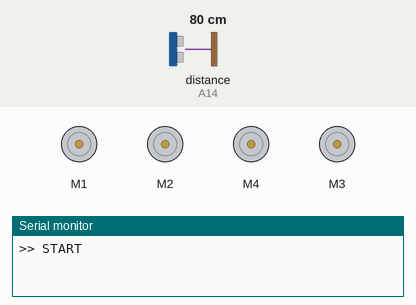
Recording of a sketch running on a simulated Arduino Mega 2560, built with avr-gcc and run on an emulated ATmega2560. On the bench: 4 × DC motor (green arrow = forward, orange = backward, longer = faster), the last lines printed to the serial monitor. Wiring (inferred from the names in the program): ultrasonic range finder: trigger A12; echo A14. The test bench sets the inputs (shaded band); at power-on: distance to the obstacle (sensor on A14) 80 cm. The echo pulse lasts 58.3 µs per cm; random numbers use the default seed unless the sketch sets one.

Above: at 1.2 s.
1.3 s: distance to the obstacle (sensor on A14) set to 21 cm
2.8 s: distance to the obstacle (sensor on A14) set to 17 cm
At 4.4 s:
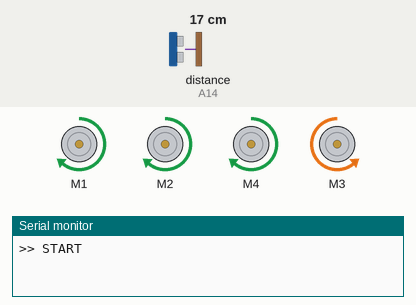
4.8 s: distance to the obstacle (sensor on A14) set to 19 cm
6.3 s: distance to the obstacle (sensor on A14) set to 23 cm
At 8.9 s:
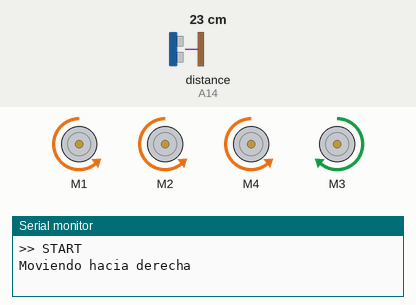
9.2 s: distance to the obstacle (sensor on A14) set to 2 cm
At 9.6 s:
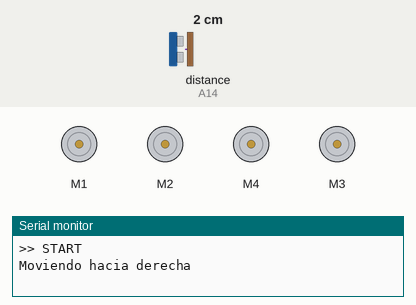
11.2 s: distance to the obstacle (sensor on A14) set to 35 cm
At 11.9 s:
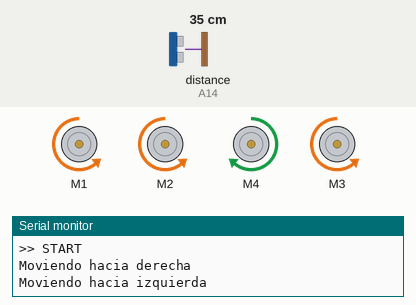
Timing chart, 0 to 14.2 s (numbered marks = the images above; inputs shaded):
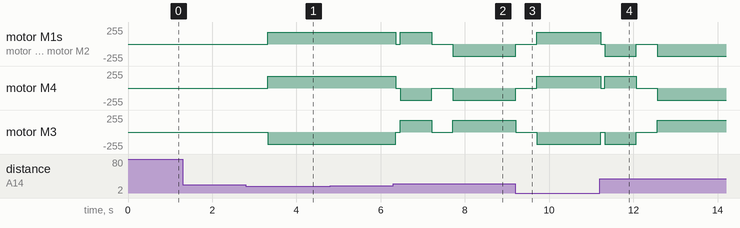

The sketch:

mega2560.ino
```cpp
#define echoUltraSonicFront A14
#define triggerUltraSonicFront A12

long duration = 0;

long check_distance() {
  digitalWrite(triggerUltraSonicFront, LOW);
  delayMicroseconds(2);

  digitalWrite(triggerUltraSonicFront, HIGH);

  delayMicroseconds(10);
  digitalWrite(triggerUltraSonicFront, LOW);

  duration = pulseIn(echoUltraSonicFront, HIGH);
  return (duration * 0.034 / 2 ) * 10;
}

#include "motors.h"

//void sendEvent(int count) { return; }

char enabled = 1; // 0 inactivo //1 activo

void setup() {
  Serial.begin(115200);
  Serial.println(">> START");

  pinMode(echoUltraSonicFront, INPUT);
  pinMode(triggerUltraSonicFront, OUTPUT);

  randomSeed(analogRead(A15));
}

boolean started = false;

void loop() {
  if (enabled) {
    if (!started) {
      //forward();
      started = true;
    }
    //Serial.println("INICIO");
    run_car();
  }
  else if (started) {
    stop_motors();
    started = false;
  }
  //Serial.print("Distancia: ");
  //Serial.println(String(check_distance()));
  delay(10);
}
```

motors.h
```cpp
#include <AFMotor.h>

#define fwd_speed 180
#define max_speed 120

//variables para el uso de motores
AF_DCMotor motor_R1(1, MOTOR12_8KHZ); //motor IZQUIERDA FRONTAL
AF_DCMotor motor_L1(4, MOTOR34_8KHZ); //motor DERECHA FRONTAL
AF_DCMotor motor_R2(2, MOTOR12_8KHZ); //motor IZQUIERDO TRASERO
AF_DCMotor motor_L2(3, MOTOR34_8KHZ); //motor DERECHA TRASERA

// #1 -> FRONTAL
// #2 -> TRASERO

//motor 4 es adelante derecha
//motor 3 es atras derecha
//motor 2 es atras izquierda
//motor 1 es adelante izquierda

#define R1B FORWARD
#define R2B FORWARD
#define L1B FORWARD
#define L2B BACKWARD

#define R1F BACKWARD
#define R2F BACKWARD
#define L1F BACKWARD
#define L2F FORWARD

void stop_motors() {
  motor_R1.run(RELEASE);
  motor_R2.run(RELEASE);
  motor_L1.run(RELEASE);
  motor_L2.run(RELEASE);
}

void forward() {
  motor_R1.setSpeed(fwd_speed);
  motor_R2.setSpeed(fwd_speed);
  motor_L1.setSpeed(fwd_speed);
  motor_L2.setSpeed(fwd_speed);

  motor_R1.run(R1F);
  motor_R2.run(R2F);
  motor_L1.run(L1F);
  motor_L2.run(L2F);
}

void backward() {
  motor_R1.setSpeed(fwd_speed);
  motor_R2.setSpeed(fwd_speed);
  motor_L1.setSpeed(fwd_speed);
  motor_L2.setSpeed(fwd_speed);

  motor_R1.run(R1B);
  motor_R2.run(R2B);
  motor_L1.run(L1B);
  motor_L2.run(L2B);
}

void go_right() {
  Serial.println("Moviendo hacia derecha");
  stop_motors();
  delay(100);

  motor_R1.run(R1B);
  motor_R2.run(R2B);
  motor_L1.run(L1F);
  motor_L2.run(L2F);
}

void go_left() {
  Serial.println("Moviendo hacia izquierda");
  stop_motors();
  delay(100);

  motor_R1.run(R1F);
  motor_R2.run(R2F);
  motor_L1.run(L1B);
  motor_L2.run(L2B);
}

//verifica si hay algún obstaculo
void check_obstacles() {
  if (check_distance() < 180) {
    stop_motors();
    delay(500);

    backward();
    while (check_distance() < 200) {
      delay(100);
    }
    stop_motors();

    if (random(100) % 2 == 0) {
      go_right();
    } else {
      go_left();
    }

    delay(750);

    stop_motors();
    delay(500);

    forward();
  }
}

void start_motors(){

  motor_R1.setSpeed(fwd_speed);
  motor_R2.setSpeed(fwd_speed);
  motor_L1.setSpeed(fwd_speed);
  motor_L2.setSpeed(fwd_speed);
}


void testMotors(){

  stop_motors();
  start_motors();
  motor_R1.run(R1F);
  Serial.println("DERECHA FRONTAL");
  delay(5000);
  stop_motors();
  start_motors();
  motor_R2.run(R2F);
  Serial.println("DERECHA TRASERO");
  delay(5000);
  stop_motors();
  start_motors();
  motor_L1.run(L1F);
  Serial.println("IZQUIERDA FRONTAL");
  delay(5000);
  stop_motors();
  start_motors();
  motor_L2.run(L2F);
  Serial.println("IZQUIERDA TRASERO");

  delay(5000);
  stop_motors();
}

// funcion que dirige para ir al punto de entrega
void run_car() {
  check_obstacles();
  //testMotors();
}
```

Measured:
- the behaviour switches between 19 and 18 cm on distance to the obstacle (sensor on A14) (found by bisection; images 0 and 1)
- the behaviour switches between 20 and 21 cm on distance to the obstacle (sensor on A14) (found by bisection; images 1 and 2)
- after the input at 1.3 s, every drawn part: stays the same
- after the input at 2.8 s, motor M1, motor M2, motor M4: stopped → forward 180/255 after 0.51 s; motor M3: stopped → backward 180/255 after 0.51 s
- after the input at 4.8 s, every drawn part: stays the same
- after the input at 6.3 s, motor M1, motor M2: forward 180/255 → stopped after 0.06 s, → forward 180/255 0.10 s later, → stopped 0.75 s later, → backward 180/255 0.50 s later
- after the input at 9.2 s, motor M1, motor M2, motor M4: backward 180/255 → stopped at once, → forward 180/255 0.50 s later; motor M3: forward 180/255 → stopped at once, → backward 180/255 0.50 s later
- after the input at 11.2 s, motor M1, motor M2: forward 180/255 → stopped at once, → backward 180/255 0.10 s later, → stopped 0.75 s later, → backward 180/255 0.50 s later
